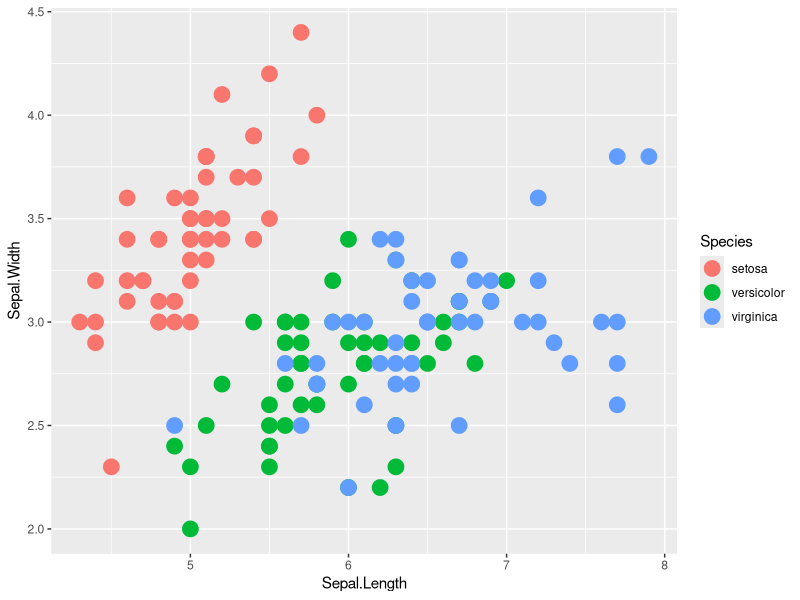

Source code (R):
## Loading Library
require(ggplot2)
require(dplyr)

## Scatter Plot
ggplot2::ggplot(data = iris, aes(x = Sepal.Length, y=Sepal.Width, color = Species))+geom_point(size = 5)